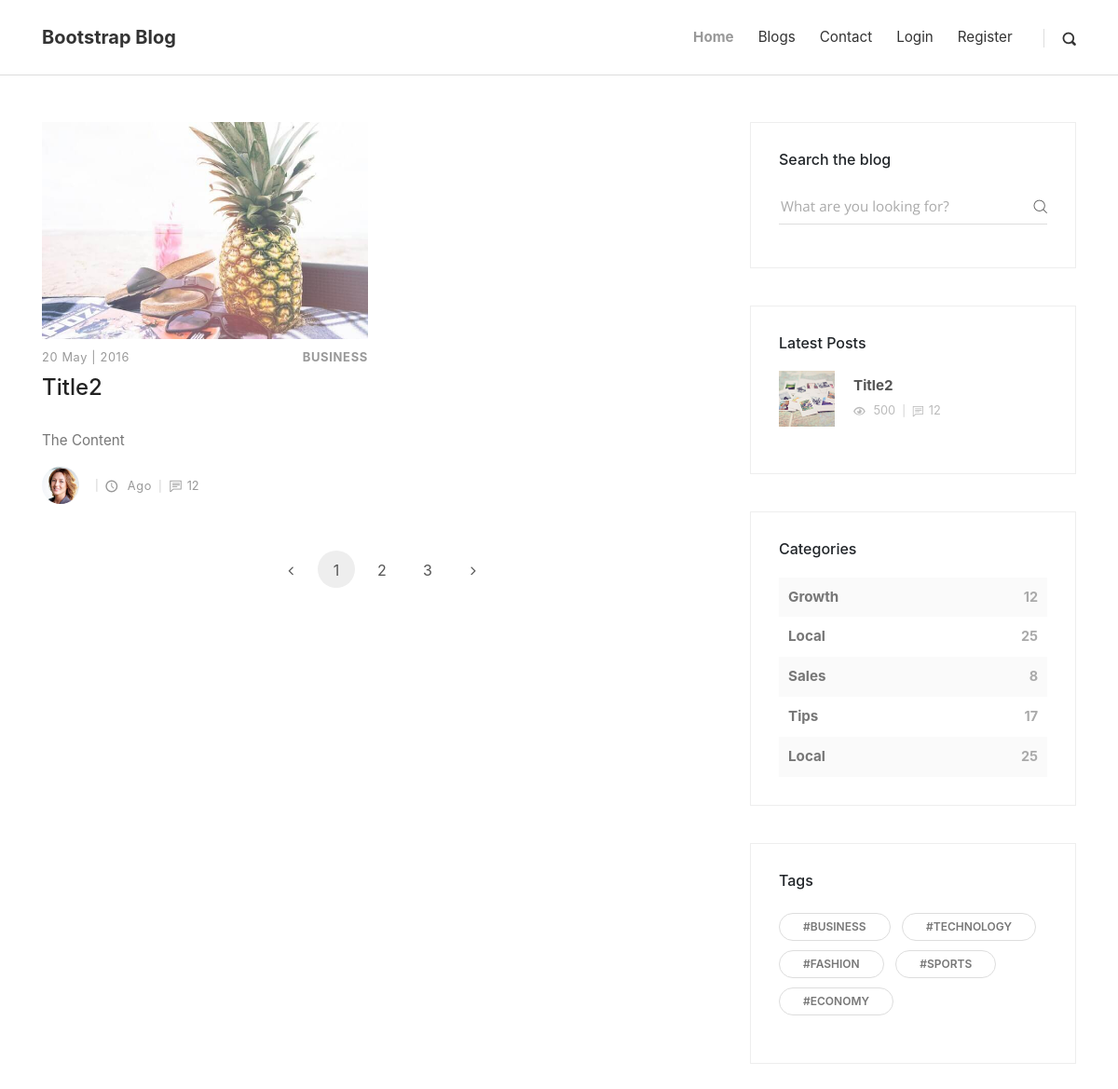
The page /blogs/ on the database as committed earlier.
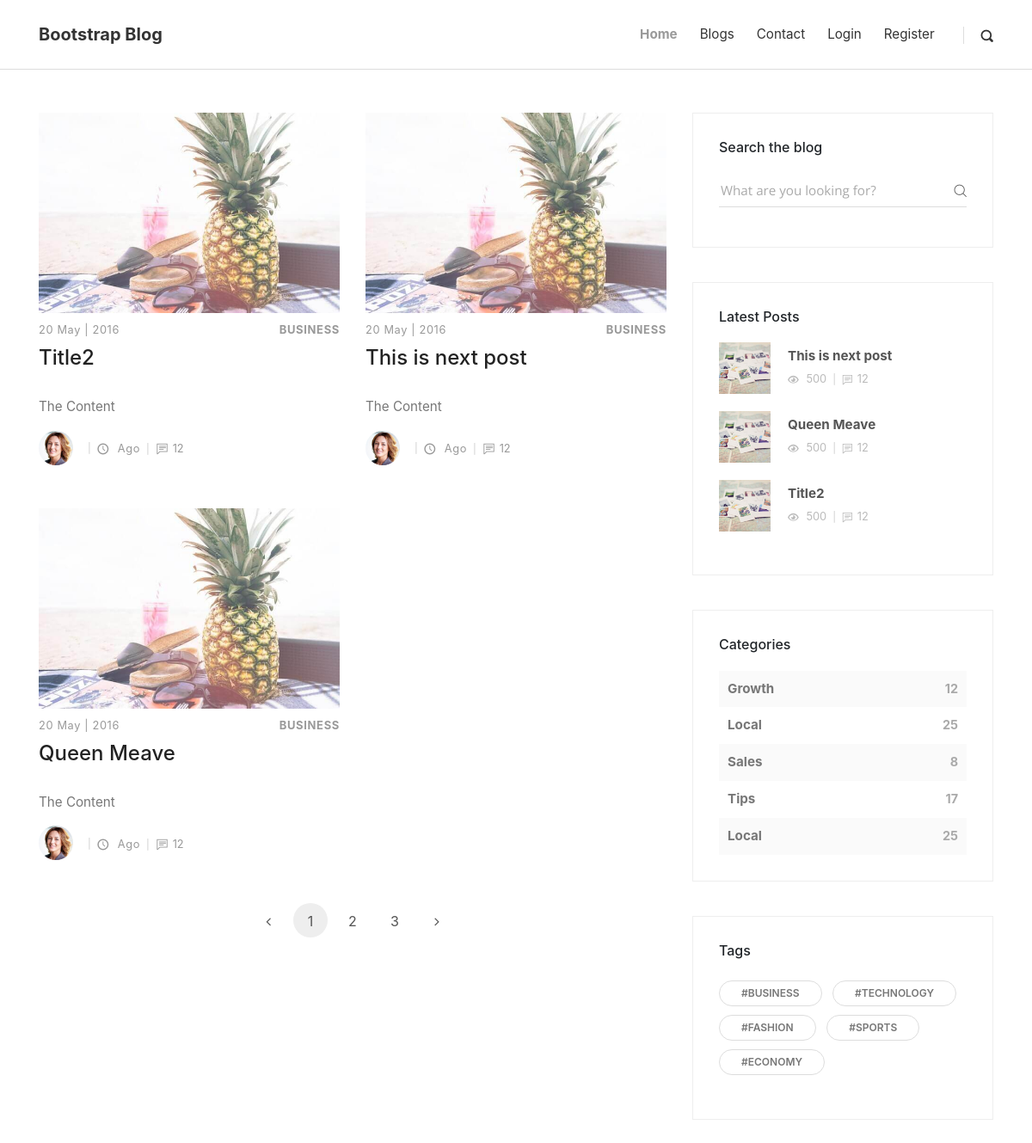
The same page on the database as committed later.
### blog/models.py (models this page shows, shortened)
class Post(models.Model):
    title = models.CharField(max_length=100,default='Title')
    content=models.TextField(default="The Content")
    date_posted = models.DateTimeField(default=timezone.now())
    author = models.ForeignKey(Author, on_delete=models.CASCADE,blank=True,null=True)
    thumbnail = models.ImageField(upload_to='blog_images',blank=True,null=True)
    def get_absolute_post_url(self):
        return reverse('post',kwargs={'id':self.id})

### blog/views.py (the view)
# urls.py: path('blogs/',views.blogs,name='blogs'),
def blogs(request):
    posts = Post.objects.all()
    latest= Post.objects.order_by('-date_posted')
    context = {
        'object': posts,
        'latest':latest,
    }
    return render(request,'blog/blog.html',context)

### templates/blog/blog.html (shortened to what this page needs)
{% extends 'blog/base.html'%}
  {% block body %}
{% load static %}
    <div class="container">
      <div class="row">
        <main class="posts-listing col-lg-8">
          <div class="container">
            <div class="row">
              {% for obj in object %}
              <div class="post col-xl-6">
                <div class="post-thumbnail">
                  <a href="{{ obj.get_absolute_post_url }}">
                    <img src="{% static 'img/blog-post-1.jpeg' %}" alt="..." class="img-fluid">
                  </a>
                </div>
                <div class="post-details">
                  <div class="post-meta d-flex justify-content-between">
                    <div class="date meta-last">20 May | 2016</div>
                    <div class="category"><a href="#">Business</a></div>
                  </div>
                  <a href="{{ obj.get_absolute_post_url }}">
                    <h3 class="h4">{{ obj.title}}</h3>
                  </a>
                  <p class="text-muted">{{ obj.content|safe|linebreaks|truncatechars:200}}</p>
                  <footer class="post-footer d-flex align-items-center"><a href="#" class="author d-flex align-items-center flex-wrap">
                      <div class="avatar"><img src="{% static 'img/avatar-3.jpg' %}" alt="..." class="img-fluid"></div>
                      <div class="title"></div></a>
                    <div class="date"><i class="icon-clock"></i> {{ object.date_posted }} ago</div>
                    <div class="comments meta-last"><i class="icon-comment"></i>12</div>
                  </footer>
                </div>
              </div>
              {% endfor %}
            </div>
            <nav aria-label="Page navigation example">
              <ul class="pagination pagination-template d-flex justify-content-center">
                <li class="page-item"><a href="#" class="page-link"> <i class="fa fa-angle-left"></i></a></li>
                <li class="page-item"><a href="#" class="page-link active">1</a></li>
                <li class="page-item"><a href="#" class="page-link">2</a></li>
                <li class="page-item"><a href="#" class="page-link">3</a></li>
                <li class="page-item"><a href="#" class="page-link"> <i class="fa fa-angle-right"></i></a></li>
              </ul>
            </nav>
          </div>
        </main>
{% include 'blog/aside.html' %}
      </div>
    </div>
 {% endblock body %}

### templates/blog/base.html (shortened to what this page needs)
<!DOCTYPE html>
 {% load static %}
<html lang="en">
{% include 'blog/ahead.html' %}
    <link rel="stylesheet" href="https://cdn.jsdelivr.net/npm/bootstrap@4.5.3/dist/css/bootstrap.min.css">
<body>
    {% include 'blog/anavbar.html' %}
    {% block body %} {% endblock body %}
</body>
</html>

### templates/blog/ahead.html (shortened to what this page needs)
 {% load static %}
  <head>
    <link rel="stylesheet" href="{% static 'vendor/bootstrap/css/bootstrap.min.css' %}">
    <link rel="stylesheet" href="{% static 'vendor/font-awesome/css/font-awesome.min.css' %}">
    <link rel="stylesheet" href="{% static 'css/fontastic.css' %}">
    <link rel="stylesheet" href="{% static 'vendor/@fancyapps/fancybox/jquery.fancybox.min.css' %}">
    <link rel="stylesheet" href="{% static 'css/style.default.css' %}" id="theme-stylesheet">
    <link rel="stylesheet" href="{% static 'css/custom.css' %}">
  </head>

### templates/blog/anavbar.html (shortened to what this page needs)
 <header class="header">
      <nav class="navbar navbar-expand-lg">
        <div class="container">
          <div class="navbar-header d-flex align-items-center justify-content-between">
            <a href="index.html" class="navbar-brand">Bootstrap Blog</a>
          </div>
          <div id="navbarcollapse" class="collapse navbar-collapse">
            <ul class="navbar-nav ml-auto">
              <li class="nav-item"><a href="{% url 'index' %}" class="nav-link active ">Home</a>
              </li>
              <li class="nav-item"><a href="{% url 'blogs' %}" class="nav-link ">Blogs</a>
              </li>
              <li class="nav-item"><a href="#" class="nav-link ">Contact</a>
              </li>
                {% if request.user.is_authenticated %}
                <li class="nav-item"><a href="{% url 'logout' %}" class="nav-link ">logout</a>
              </li>
                {% else %}
                <li class="nav-item"><a href="{% url 'login' %}" class="nav-link ">Login</a>
              </li>
                <li class="nav-item"><a href="{% url 'register' %}" class="nav-link ">Register</a>
              </li>
                {% endif %}
            </ul>
            <div class="navbar-text">
                <a href="#" class="search-btn"><i class="icon-search-1"></i></a>
            </div>
          </div>
        </div>
      </nav>
    </header>

### templates/blog/aside.html
{% load static %}
<aside class="col-lg-4">
          <div class="widget search">
            <header>
              <h3 class="h6">Search the blog</h3>
            </header>
            <form action="#" class="search-form">
              <div class="form-group">
                <input type="search" placeholder="What are you looking for?">
                <button type="submit" class="submit"><i class="icon-search"></i></button>
              </div>
            </form>
          </div>
          <div class="widget latest-posts">
            <header>
              <h3 class="h6">Latest Posts</h3>
            </header>
            <div class="blog-posts">
                {% for obj in latest %}
                <a href="{{ obj.get_absolute_post_url }}">
                <div class="item d-flex align-items-center">
                  <div class="image"><img src="{% static 'img/small-thumbnail-3.jpg' %}" alt="..." class="img-fluid"></div>
                  <div class="title"><strong>{{ obj.title }}</strong>
                    <div class="d-flex align-items-center">
                      <div class="views"><i class="icon-eye"></i> 500</div>
                      <div class="comments"><i class="icon-comment"></i>12</div>
                    </div>
                  </div>
                </div>
                </a>
                {% endfor %}
            </div>
          </div>
          <div class="widget categories">
            <header>
              <h3 class="h6">Categories</h3>
            </header>
            <div class="item d-flex justify-content-between"><a href="#">Growth</a><span>12</span></div>
            <div class="item d-flex justify-content-between"><a href="#">Local</a><span>25</span></div>
            <div class="item d-flex justify-content-between"><a href="#">Sales</a><span>8</span></div>
            <div class="item d-flex justify-content-between"><a href="#">Tips</a><span>17</span></div>
            <div class="item d-flex justify-content-between"><a href="#">Local</a><span>25</span></div>
          </div>
          <div class="widget tags">
            <header>
              <h3 class="h6">Tags</h3>
            </header>
            <ul class="list-inline">
              <li class="list-inline-item"><a href="#" class="tag">#Business</a></li>
              <li class="list-inline-item"><a href="#" class="tag">#Technology</a></li>
              <li class="list-inline-item"><a href="#" class="tag">#Fashion</a></li>
              <li class="list-inline-item"><a href="#" class="tag">#Sports</a></li>
              <li class="list-inline-item"><a href="#" class="tag">#Economy</a></li>
            </ul>
          </div>
        </aside>

### templates/blog/ascript.html (shortened to what this page needs)
{% load static %}

Rows that differ between the two databases and show on the page:
added Post: title "This is next post", content "The Content"
added Post: title "Queen Meave", content "The Content"
